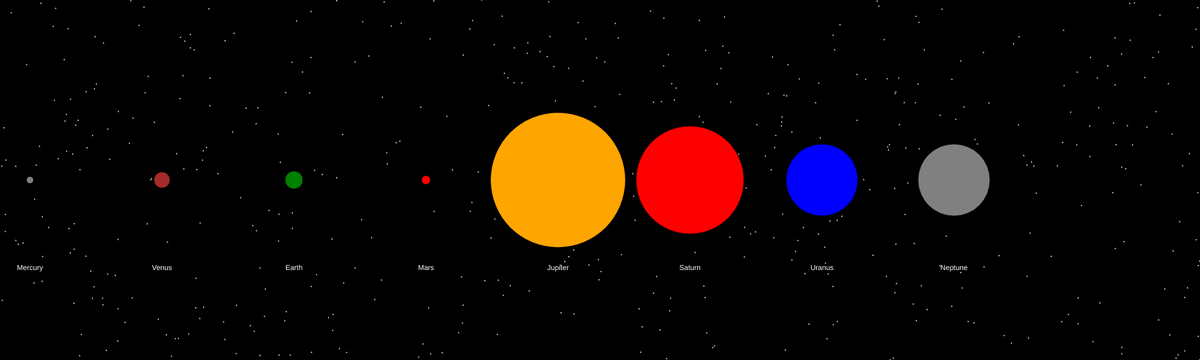
Frame 1 (no input)
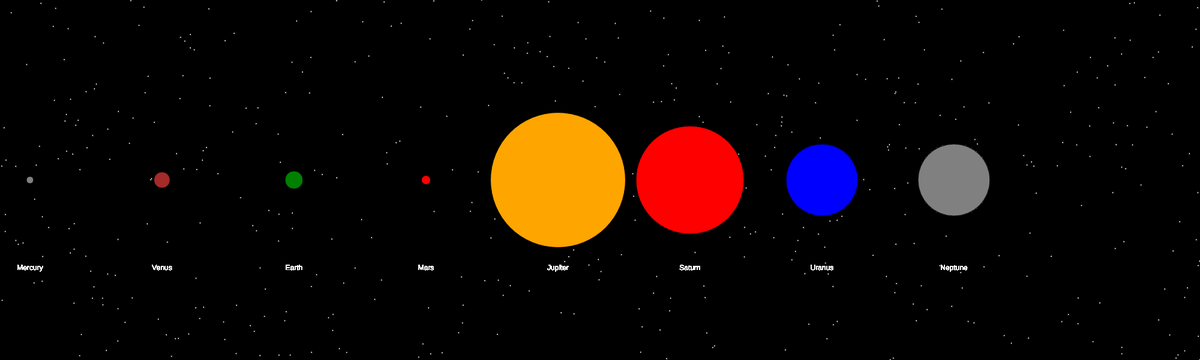
Frame 60 (no input)
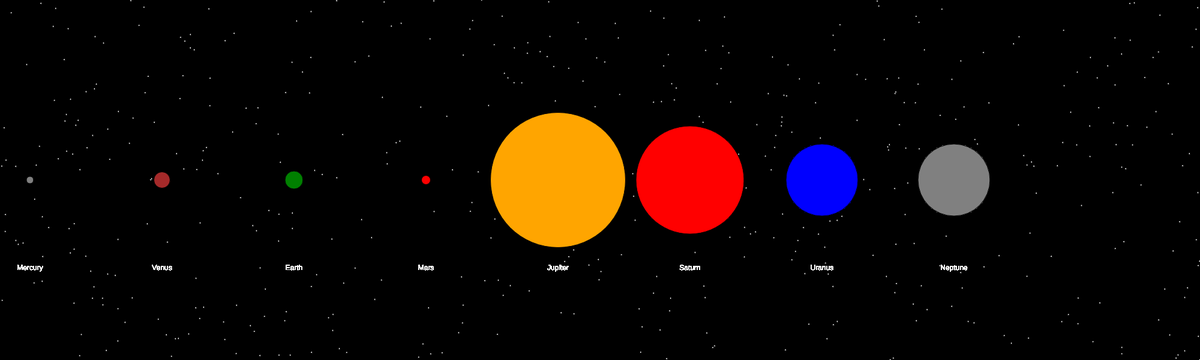
Frame 120 (the mouse pressed at the canvas centre since frame 60)

The p5.js sketch that drew these frames (run headless with seeded random() and noise() and a simulated clock; from frame 60 on, the mouse is pressed at the canvas centre):

// p5.js sketch
// ── sketch.js
var sizes = [4, 9, 10, 5, 75, 60, 40, 40];
var names = ["Mercury", "Venus", "Earth", "Mars", "Jupiter",
            "Saturn", "Uranus", "Neptune"];
var colours = ["grey", "brown", "green", "red", "orange", "red","blue","grey"];
var start_pos_x = 50;
var distance = 220;

function setup()
{

    createCanvas(2000,600);
    textAlign(CENTER);
    
    background(0);
    for (var i = 0; i < 500; i++) {
        fill(255);
        ellipse(random(0,width), random(0,height), 3,3);
    }

    
    
}

function draw()
{   
    for (var i = 0; i < 8; i++) {
        fill(colours[i]);
        ellipse(start_pos_x + distance * i, height/2, sizes[i]*3, sizes[i]*3);
        fill(255);
        text(names[i], start_pos_x + distance * i, height/2 + 150);  
    }
    
}
